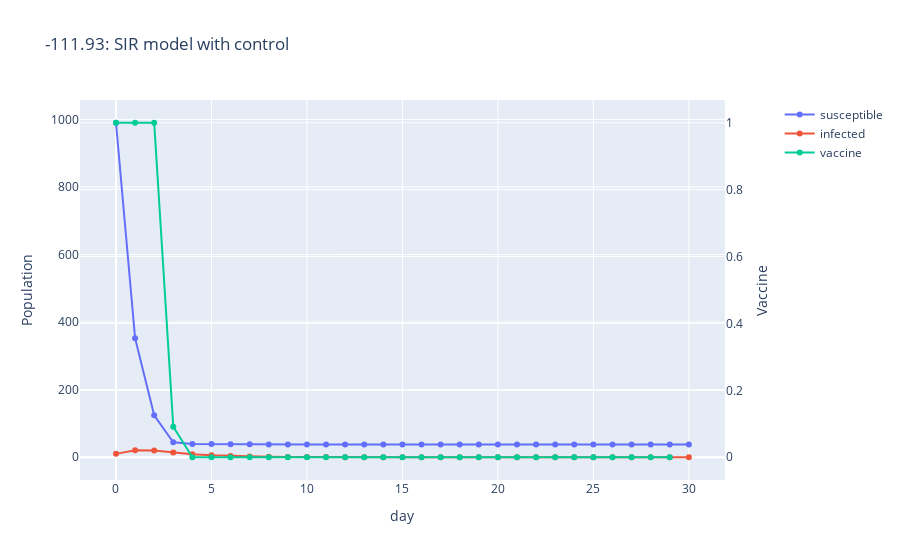

Source (notebook cell):
### Markdown cell above
# PPO

### Code cell
env = SirEnvironment()
check_env(env)
model = PPO("MlpPolicy", env, verbose=0, tensorboard_log="./ppo_sir_tensorboard/")
model.learn(total_timesteps=100000)
model.save("sir")

import plotly.graph_objects as go
from plotly.subplots import make_subplots

# 3. Visualize Controlled SIR Dynamics
env = SirEnvironment()
state = env.reset()
max_t = tf
states = state
reward_sum = 0.
actions = []
for t in range(max_t):
    action, _states = model.predict(state)
    actions = np.append(actions, action[0])
    next_state, reward, done, _ = env.step(action)
    reward_sum += reward
    states = np.vstack((states, next_state))
    state = next_state

# Create figure with secondary y-axis
fig = make_subplots(specs=[[{"secondary_y": True}]])
# Add traces
fig.add_trace(
    go.Scatter(x=list(range(max_t+1)), y=states[:,0].flatten(), name="susceptible",
        mode='lines+markers'),
    secondary_y=False,
)
fig.add_trace(
    go.Scatter(x=list(range(max_t+1)), y=states[:,1].flatten(), name="infected",
        mode='lines+markers'),
    secondary_y=False,
)
fig.add_trace(
    go.Scatter(x=list(range(max_t+1)), y=actions, name="vaccine",
        mode='lines+markers'),
    secondary_y=True,
)
# Add figure title
fig.update_layout(
    title_text=f'{reward_sum:.2f}: SIR model with control'
)
# Set x-axis title
fig.update_xaxes(title_text="day")
# Set y-axes titles
fig.update_yaxes(title_text="Population", secondary_y=False)
fig.update_yaxes(title_text="Vaccine", secondary_y=True)

### Figure 1 — Plotly figure (JSON) as saved in the notebook; plotly's stock layout.template omitted (floating-point values rounded to 4 significant figures)
{"data": [{"mode": "lines+markers", "name": "susceptible", "type": "scatter", "x": [0, 1, 2, 3, 4, 5, 6, 7, 8, 9, 10, 11, 12, 13, 14, 15, 16, 17, 18, 19, 20, 21, 22, 23, 24, 25, 26, 27, 28, 29, 30], "xaxis": "x", "y": [990, 352.5, 124.3, 44.22, 39.45, 38.87, 38.49, 38.24, 38.08, 37.98, 37.91, 37.86, 37.83, 37.81, 37.8, 37.79, 37.79, 37.79, 37.78, 37.78, 37.78, 37.78, 37.78, 37.78, 37.78, 37.78, 37.78, 37.78, 37.78, 37.78, 37.78], "yaxis": "y"}, {"mode": "lines+markers", "name": "infected", "type": "scatter", "x": [0, 1, 2, 3, 4, 5, 6, 7, 8, 9, 10, 11, 12, 13, 14, 15, 16, 17, 18, 19, 20, 21, 22, 23, 24, 25, 26, 27, 28, 29, 30], "xaxis": "x", "y": [10, 20.89, 19.63, 13.9, 9.167, 6.013, 3.94, 2.58, 1.689, 1.105, 0.7234, 0.4733, 0.3096, 0.2026, 0.1325, 0.08668, 0.0567, 0.03709, 0.02426, 0.01587, 0.01038, 0.006791, 0.004442, 0.002906, 0.001901, 0.001243, 0.0008134, 0.0005321, 0.000348, 0.0002277, 0.0001489], "yaxis": "y"}, {"mode": "lines+markers", "name": "vaccine", "type": "scatter", "x": [0, 1, 2, 3, 4, 5, 6, 7, 8, 9, 10, 11, 12, 13, 14, 15, 16, 17, 18, 19, 20, 21, 22, 23, 24, 25, 26, 27, 28, 29, 30], "xaxis": "x", "y": [1, 1, 1, 0.09133, 0, 0, 0, 0, 0, 0, 0, 0, 0, 0, 0, 0, 0, 0, 0, 0, 0, 0, 0, 0, 0, 0, 0, 0, 0, 0], "yaxis": "y2"}], "layout": {"title": {"text": "-111.93: SIR model with control"}, "xaxis": {"anchor": "y", "domain": [0, 0.94], "title": {"text": "day"}}, "yaxis": {"anchor": "x", "domain": [0, 1], "title": {"text": "Population"}}, "yaxis2": {"anchor": "x", "overlaying": "y", "side": "right", "title": {"text": "Vaccine"}}}}
